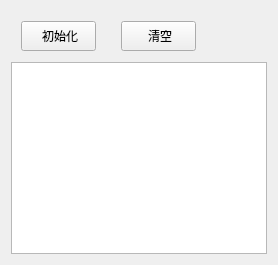
       <widget class="QWidget" name="tab_Init">
        <attribute name="title">
         <string>初始化</string>
        </attribute>
        <layout class="QVBoxLayout" name="verticalLayout_3">
         <item>
          <widget class="QWidget" name="widget_5" native="true">
           <property name="minimumSize">
            <size>
             <width>0</width>
             <height>45</height>
            </size>
           </property>
           <property name="maximumSize">
            <size>
             <width>900</width>
             <height>16777215</height>
            </size>
           </property>
           <widget class="QPushButton" name="Btn_Init_Clear">
            <property name="geometry">
             <rect>
              <x>110</x>
              <y>10</y>
              <width>75</width>
              <height>30</height>
             </rect>
            </property>
            <property name="sizePolicy">
             <sizepolicy hsizetype="Fixed" vsizetype="Fixed">
              <horstretch>0</horstretch>
              <verstretch>0</verstretch>
             </sizepolicy>
            </property>
            <property name="minimumSize">
             <size>
              <width>75</width>
              <height>30</height>
             </size>
            </property>
            <property name="text">
             <string> 清空</string>
            </property>
           </widget>
           <widget class="QPushButton" name="Btn_Init">
            <property name="geometry">
             <rect>
              <x>10</x>
              <y>10</y>
              <width>75</width>
              <height>30</height>
             </rect>
            </property>
            <property name="sizePolicy">
             <sizepolicy hsizetype="Fixed" vsizetype="Fixed">
              <horstretch>0</horstretch>
              <verstretch>0</verstretch>
             </sizepolicy>
            </property>
            <property name="minimumSize">
             <size>
              <width>0</width>
              <height>30</height>
             </size>
            </property>
            <property name="text">
             <string> 初始化</string>
            </property>
           </widget>
          </widget>
         </item>
         <item>
          <widget class="QTableView" name="tableView_Init"/>
         </item>
        </layout>
       </widget>
